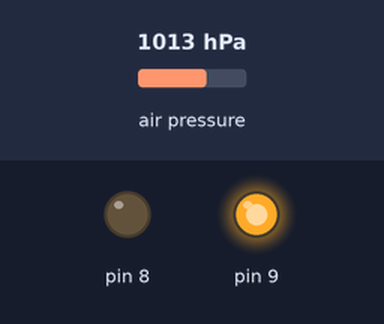
The sketch below on a simulated Arduino Uno, built with avr-gcc and run on an emulated ATmega328P. Shown: output pins drawn as LEDs (lit = HIGH). The inputs (shaded band) are chosen by the test bench; at power-on: air pressure 1013 hPa. Storage starts empty.

Above: at 0.6 s.
At 1.1 s:
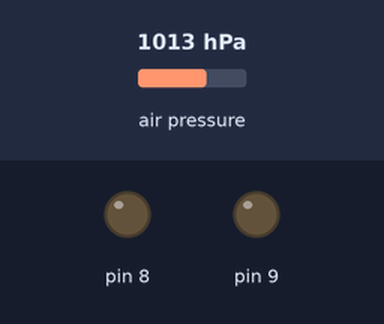
Timing chart, 0 to 2.6 s (numbered marks = the images above):
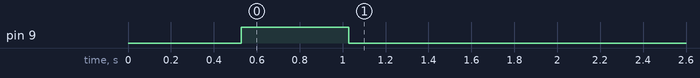

The sketch:

ascia_altimeter.ino
```cpp
// librerie gestione interfaccia SPI e SD
#include <SPI.h>
#include <SD.h>
// connessione i2c
#include <Wire.h>
// libreria sensore bpm280
#include <Adafruit_BMP280.h>

// creazione oggetto file
File file;
// creo oggetto sensore
Adafruit_BMP280 bmx;
// datalog file
constexpr char logFileName[] = "datalog.txt";

void setup() {
  pinMode(9, OUTPUT);
  pinMode(8, OUTPUT);
  // inizial conn i2c
  Wire.begin();
  // verifico conn a bmp280
  if (!bmx.begin(0x76)) {
    digitalWrite(8, HIGH);
    while(1);
  }
  // verifico conn a SD
  if (!SD.begin(10)) {
    digitalWrite(9, HIGH);
    while(1);
  }
  // check esistenza file, in caso lo elimino
  if (SD.exists(logFileName)) {
    SD.remove(logFileName);
    delay(500);
  }

  //Default settings from datasheet.
  bmx.setSampling(Adafruit_BMP280::MODE_NORMAL, Adafruit_BMP280::SAMPLING_X16);
  delay(500);
  // creo file datalog.txt
  file = SD.open(logFileName, FILE_WRITE);
  file.println("DATI ALTITUDINE");
  digitalWrite(9, HIGH);
  delay(500);
  digitalWrite(9, LOW);
  file.close();
}


void loop() {

  // stampo i numeri nel file
  file = SD.open(logFileName, FILE_WRITE);
  file.print("altitude:  ");
  file.print(bmx.readAltitude(1013.25), DEC);
  file.print("  ");
  file.println(millis(), DEC);
  delay(300);
  file.close();

}
```
